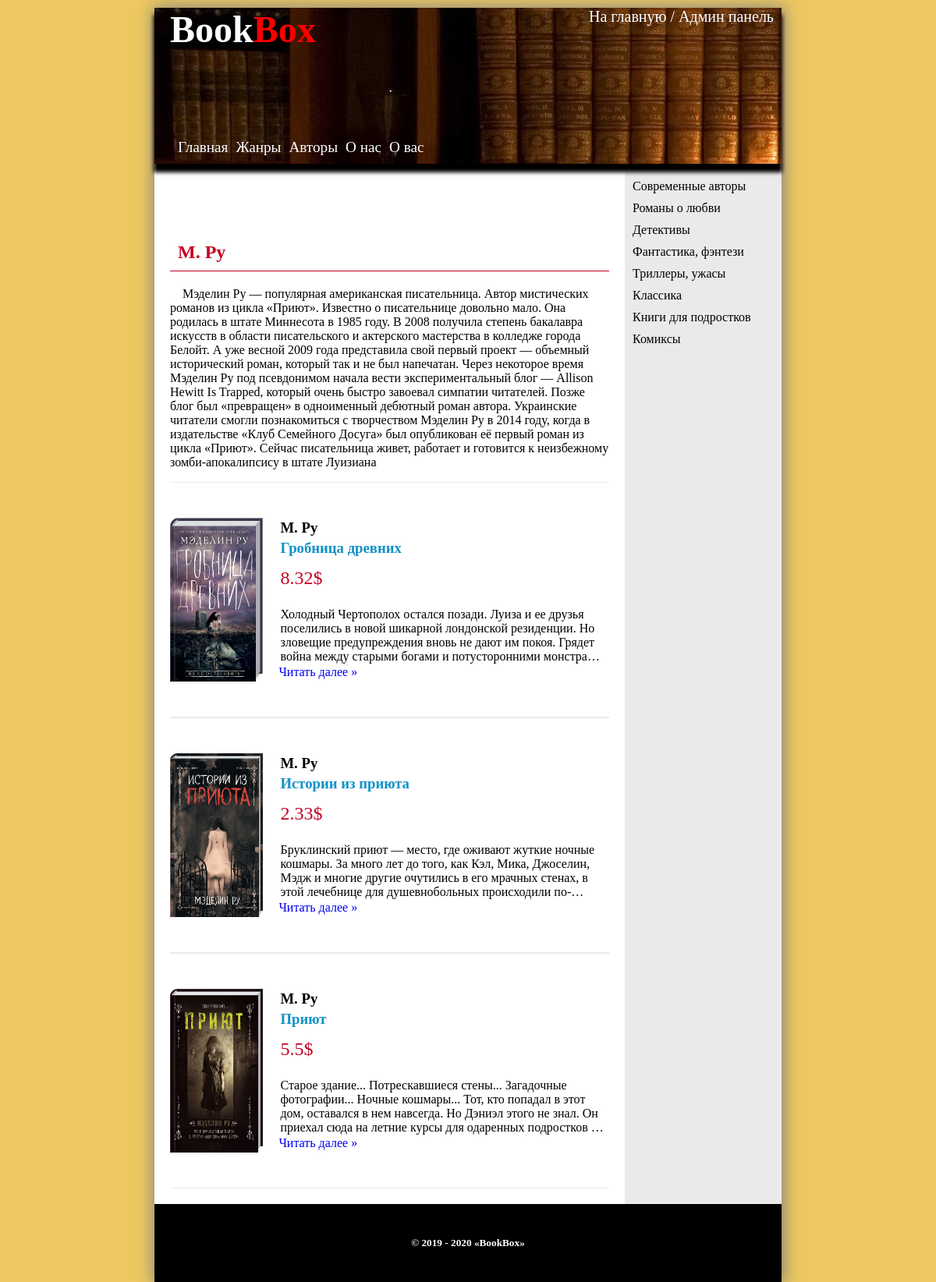
Page /author/1 on the committed database.
### tables this page shows
CREATE TABLE `authors` (
  `id` int(11) NOT NULL,
  `name_author` varchar(255) NOT NULL,
  `information` text NOT NULL
);

CREATE TABLE `genres` (
  `id` int(11) NOT NULL,
  `name_genre` varchar(20) NOT NULL,
  `genre_description` text NOT NULL
);

CREATE TABLE `books` (
  `id` bigint(20) NOT NULL,
  `name_book` varchar(20) NOT NULL,
  `description` text NOT NULL,
  `price` float NOT NULL,
  `author_id` int(20) NOT NULL,
  `genre_id` int(20) NOT NULL,
  `image` mediumtext NOT NULL
);

### config/routes.php (called while the page is built)
<?php
return array(
    'books/([0-9]+)' => 'books/view/$1',
    'author/([0-9]+)' => 'books/author/$1',
    'books' => 'books/index',
    'catalog/([0-9]+)/page-([0-9]+)' => 'catalog/view/$1/$2',
    'catalog/([0-9]+)' => 'catalog/view/$1',
    'catalog' => 'catalog/index',
    'views/admin/([0-9]+)' => 'admin/view/$1',
    'views/admin/updbook/([0-9]+)' => 'admin/updbook/$1',
    'views/admin/addbook' => 'admin/addBook',
    'views/admin' => 'admin/adminPanel',
    'buyform/([0-9]+)' => 'mainpage/buyform/$1',
    'bookbox' => 'mainpage/index',
);

### index.php (called while the page is built, shortened)
<?php
(new Router)->run();

### models/Genres.php (called while the page is built)
<?php
class Genres
{
    public static function getGenresList()
    {
        $db = Db::getConnection();
        $result = $db->query('SELECT id, name_genre FROM genres');
        $genresList = array();
        $i = 0;
        while ($row = $result->fetch()) {
            $genresList[$i]['id'] = $row['id'];
            $genresList[$i]['name_genre'] = $row['name_genre'];
            $i++;
        }
        return $genresList;
    }
}

### models/Books.php (called while the page is built, shortened)
<?php
class Books
{
    public static function getBooksItemByAuthor($id)
    {
        $id = intval($id);
        if ($id) {
            $db = Db::getConnection();
            $result = $db->query('SELECT * from authors WHERE id='. $id);
            $booksItem = $result->fetch();
            return $booksItem;
        }
    }
    public static function getBooksListById($id)
    {
        $id = intval($id);
        if ($id) {
            $db = Db::getConnection();
            $result = $db->query('SELECT * from books WHERE author_id='. $id);
            $booksList = array();
            $i = 0;
            while ($row = $result->fetch()) {
                $booksList[$i]['id'] = $row['id'];
                $booksList[$i]['name_book'] = $row['name_book'];
                $booksList[$i]['description'] = $row['description'];
                $booksList[$i]['price'] = $row['price'];
                $booksList[$i]['author_id'] = $row['author_id'];
                $booksList[$i]['genre_id'] = $row['genre_id'];
                $booksList[$i]['image'] = $row['image'];
                $i++;
            }
            return $booksList;
        }
    }
}

### views/books/author.php (the view)
<?php include ROOT . '/views/loyouts/header.php';?>
    <div class="rightside">
        <ul>
            <?php foreach($genresList as $genresItem):?>
                <li><a href="/bookbox/catalog/<?php echo $genresItem['id'];?>"><?php echo $genresItem['name_genre'];?></a></li>
            <?php endforeach;?>
        </ul>
    </div>
    <div class="nav">
        <div class="book-container">
        <h2><?php echo $authorsList['name_author'];?></h2>
        <?php if($authorsList['information']):?>
            <div class="fullbook-description">
                <p class="idbook-description"><?php echo $authorsList['information'];?></p>
            </div>
        <?php else: ?>
            <h3>Информация об авторе отсутствует...</h3><br>
        <?php endif;?>
        <?php foreach($booksList as $booksItem):?>
                <div class="book">
                    <div class="book-img">
                        <a href="/bookbox/books/<?php echo $booksItem["id"]?>">
                            <?php echo '<img src="\bookbox/assets/img/'.$booksItem["image"].'" title="'.$booksItem["name_book"].'">' ;?>
                        </a>
                    </div>
                <div class="book-info">
                    <a href="/bookbox/author/<?php echo $id;?>" style="text-decoration: none; color: black;">
                        <?php if($booksItem['author_id']==$authorsList['id']):?>
                            <h3 class="book-author"><?php echo $authorsList['name_author'];?></h3>
                        <?php endif;?>
                    </a>
                    <a href="/bookbox/books/<?php echo $booksItem["id"]?>" style="text-decoration: none;">
                        <h3 class="book-name"><?php echo $booksItem['name_book'];?></h3>
                    </a>
                    <p class="book-price"><?php echo $booksItem['price'];?>$</p>
                    <p class="book-description"><?php echo $booksItem['description'];?></p>
                  <a href="/bookbox/books/<?php echo $booksItem["id"]?>" style="text-decoration: none;"> Читать&nbsp;далее&nbsp;»</a>
                </div>
            </div>
        <?php endforeach;?>
    </div>
<?php include ROOT . '/views/loyouts/footer.php';?>

### components/Router.php (shortened to what this page needs)
<?php
class Router
{
    private $routes;
    public function __construct()
    {
        $routesPath = ROOT . '/config/routes.php';
        $this->routes = include($routesPath);
    }
    private function getURI()
    {
        if (!empty($_SERVER['REQUEST_URI'])) {
            return trim($_SERVER['REQUEST_URI'], '/');
        }
    }
    public function run()
    {
        $uri = $this->getURI();
        foreach ($this->routes as $uriPattern =>$path) {
            if (preg_match("~$uriPattern~", $uri)) {
                $internalRoute = preg_replace("~$uriPattern~", $path, $uri);
                $segment = explode('/', $internalRoute);
                array_shift($segment);
                $controllerName = ucfirst(array_shift($segment)) . 'Controller';
                $actionName = 'action' . ucfirst(array_shift($segment));
                $parameters = $segment;
                $controllerObject = new $controllerName;
                $result = call_user_func_array(array($controllerObject, $actionName), $parameters);
                if ($result != null) {
                    break;
                }
            }
        }
    }
}

### views/loyouts/header.php (shortened to what this page needs)
<!DOCTYPE html>
<html lang="en">
<head>
    <link rel="stylesheet" href="/bookbox/assets/css/main.css">
</head>
<body>
<div class="container">
  <div class="App">
      <div class="header">
        <h1><a href="/bookbox">Book<span>Box</span></a></h1>
        <div style="position: absolute; right: 10px; color: white; font-size: 20px;margin-left: 100px;">
          <a href="/bookbox">На главную</a> /
          <a href="/bookbox/views/admin/mainadmin">Админ панель</a>
        </div>
        <ul>
          <li><a href="/bookbox">Главная</a></li>
          <li><a href="#">Жанры</a></li>
          <li><a href="#">Авторы</a></li>
          <li><a href="#">О нас</a></li>
          <li><a href="#">О вас</a></li>
        </ul>
      </div>

### views/loyouts/footer.php
</div>
<div class="footer">
    <h5 >© 2019 - 2020 «BookBox»</h5>
</div>
    </div>
</body>
</html>

### assets/css/main.css (style rules this page uses)
* { font-family: Areal; }
ul { list-style-type: none; margin: 0; padding: 0; }
body { box-sizing: border-box; padding: 0; margin: 0; background-color: #edc860; padding-top: 10px; min-width: 1000px; }
.container { width: 67%; margin: 0 auto; box-shadow: 1px 1px 20px 2px gray; }
.App { display: grid; grid-template-areas: "h h" "n c" "b b"; grid-auto-columns: 9fr 3fr; }
.header { grid-area: h; background-color: black; height: 200px; color: white; background-image: url("../img/hbg.jpg"); position: relative; display: flex; box-shadow: 0px 10px 5px 1px black; }
.header h1 { margin: 0; margin-left: 20px; font-size: 3em; }
.header h1 span { color: red; }
.header a { color: white; text-decoration: none; }
.header ul { display: flex; position: absolute; bottom: 10px; left: 20px; font-size: 1.2em; }
.header ul li { margin-left: 10px; }
.nav { grid-area: n; background-color: white; height: 100%; }
.nav h2, h3 { padding: 10px; }
.rightside { grid-area: c; background-color: #eaeaea; }
.rightside ul { list-style: none; padding: 15px 10px; margin: 0; }
.rightside ul li { padding: 5px 0; }
.rightside ul li a { text-decoration: none; color: black; }
.book-container { margin-top: 50px; padding: 20px; min-height: 500px; }
.book-container h2 { border-bottom: 1px solid #c50023; color: #c50023; }
.book { display: flex; justify-content: center; align-items: center; height: 300px; border-bottom: 1px solid #eaeaea; border-top: 1px solid #eaeaea; }
.book-img { height: 210px; width: 22%; margin-right: 20px; }
.book-img img { height: 210px; width: 100%; }
.book-info { width: 78%; height: 210px; }
.book-info p, h3 { margin: 0; padding: 2px; }
.book-price { color: #c50023; font-size: 1.5em; margin-top: 10px !important; }
.book-description { display: -webkit-box; -webkit-line-clamp: 4; -webkit-box-orient: vertical; overflow: hidden; word-wrap: break-word; margin-top: 20px !important; }
.book-author { margin: 0; }
.idbook-description { text-indent: 1em; }
.book-name { color: #0f92c5; }
.footer { grid-area: b; background-color: black; height: 100px; display: flex; justify-content: center; align-items: center; }
.footer h5 { margin: 0; padding: 0; color: white; }

### rows in the picture
authors: name_author "М. Ру", information "Мэделин Ру — популярная американская писательница. Автор мистических романов из цикла «Приют». Известно о писательнице довольно мало. Она родилась в штате Миннесота в 1985 году. В 2008 получила степень бакалавра искусств в области писательского и актерского мастерства в колледже города Белойт. А уже весной 2009 года представила свой первый проект — объемный исторический роман, который так и не был напечатан. Через некоторое время Мэделин Ру под псевдонимом начала вести экспериментальный блог — Allison Hewitt Is Trapped, который очень быстро завоевал симпатии читателей. Позже блог был «превращен» в одноименный дебютный роман автора. Украинские читатели смогли познакомиться с творчеством…"
genres: name_genre "Современные авторы"
genres: name_genre "Романы о любви"
genres: name_genre "Детективы"
genres: name_genre "Фантастика, фэнтези"
genres: name_genre "Триллеры, ужасы"
genres: name_genre "Классика"
genres: name_genre "Книги для подростков"
genres: name_genre "Комиксы"
books: image (picture), author.name_author "М. Ру", name_book "Гробница древних", price "8.32", description "Холодный Чертополох остался позади. Луиза и ее друзья поселились в новой шикарной лондонской резиденции. Но зловещие предупреждения вновь не дают им покоя. Грядет война между старыми богами и потусторонними…"
books: image (picture), author.name_author "М. Ру", name_book "Истории из приюта", price "2.33", description "Бруклинский приют — место, где оживают жуткие ночные кошмары. За много лет до того, как Кэл, Мика, Джоселин, Мэдж и многие другие очутились в его мрачных стенах, в этой лечебнице для душевнобольных…"
books: image (picture), author.name_author "М. Ру", name_book "Приют", price "5.5", description "Старое здание... Потрескавшиеся стены... Загадочные фотографии... Ночные кошмары... Тот, кто попадал в этот дом, оставался в нем навсегда. Но Дэниэл этого не знал. Он приехал сюда на летние курсы для одаренных подростков…"
